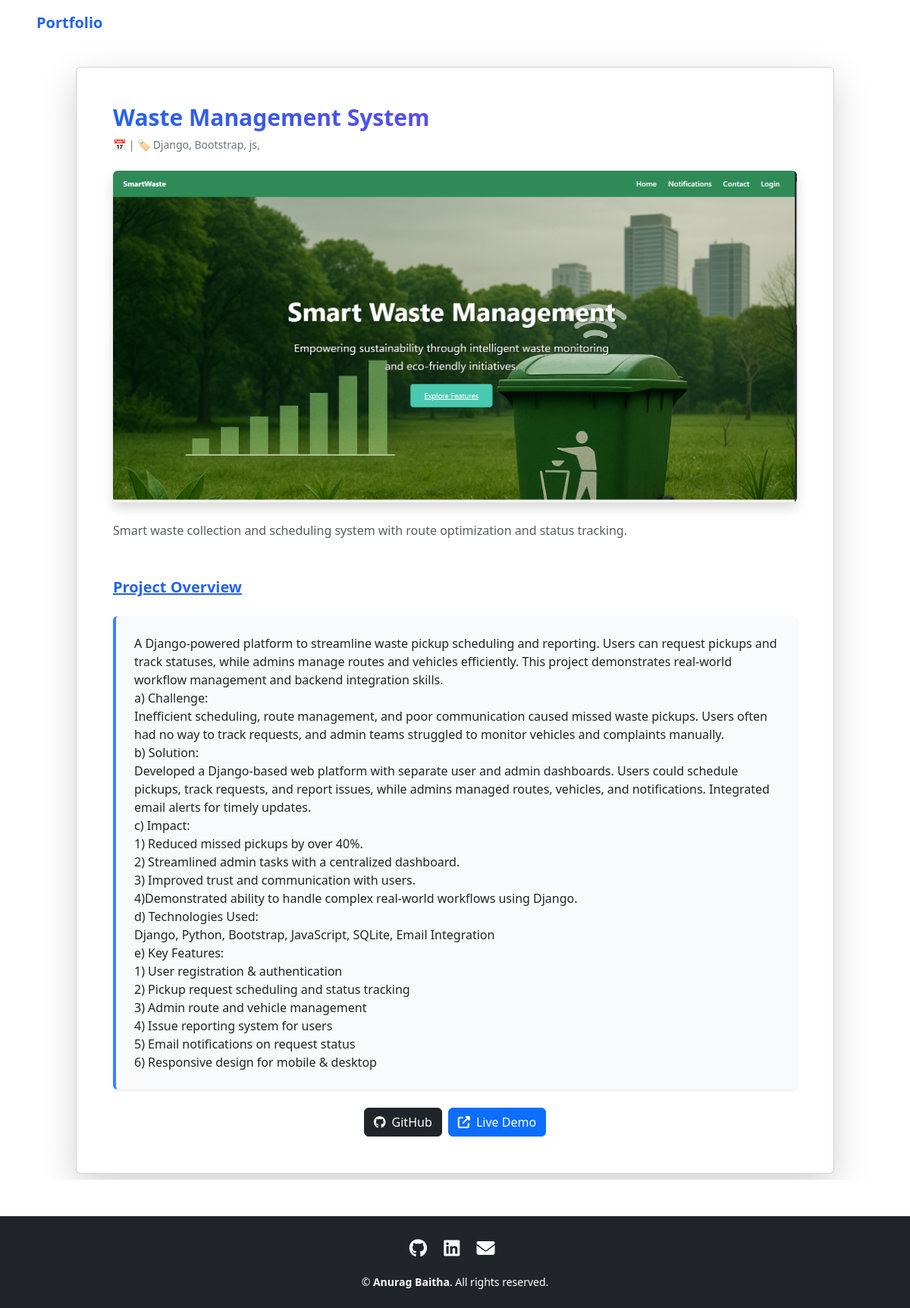
The page /projects/4/ on the database its author committed.
### Mainapp/models.py (models this page shows, shortened)
class Project(models.Model):
    title = models.CharField(max_length=100)
    description = models.TextField()
    image = models.ImageField(upload_to='project_images/', blank=True, null=True)
    github_url = models.URLField(blank=True, null=True)
    link = models.URLField(blank=True, null=True)
    tags = models.CharField(max_length=255, blank=True)

class ProjectsDetails(models.Model):
    project = models.ForeignKey(Project, on_delete=models.CASCADE, related_name="details")
    descriptions = models.TextField()

### Mainapp/views.py (the view)
# urls.py: path('projects/<int:id>/', views.project_detail, name='project_detail'),
def project_detail(request, id):
    project = get_object_or_404(Project, id=id)
    return render(request, 'project_detail.html', {'project': project})

### Mainapp/templates/project_detail.html (shortened to what this page needs)
{% extends "base.html" %}
{% block content %}
<link href="https://unpkg.com/aos@2.3.1/dist/aos.css" rel="stylesheet">
<div class="container py-2">
    <div class="card shadow-lg p-5 relative">
        <div id="project-content" class="opacity-0 transition-opacity duration-500">
            <h1 class="mb-2 text-3xl font-extrabold bg-gradient-to-r from-blue-600 to-purple-600 bg-clip-text text-transparent"
                data-aos="fade-down">
            </h1>
            <p class="text-sm text-gray-500 mb-4" data-aos="fade-down" data-aos-delay="200">
                📅 {{ project.created_at|date:"M d, Y" }}
                {% if project.tags %} | 🏷️ {{ project.tags }} {% endif %}
            </p>
            {% if project.image %}
            <img src="{{ project.image.url }}" alt="{{ project.title }}"
                 class="img-fluid rounded mb-4 shadow"
                 data-aos="zoom-in" data-aos-delay="300">
            {% endif %}
            <p class="text-muted leading-relaxed" data-aos="fade-up" data-aos-delay="400">
                {{ project.description }}
            </p>
            <h3 class="mt-5 font-bold underline text-blue-600 text-xl"
                data-aos="fade-right" data-aos-delay="500">
                Project Overview
            </h3><br>
           <div class="grid gap-6">
    {% if project.details.exists %}
        {% for detail in project.details.all %}
            <div class="p-4 border-l-4 border-blue-500 bg-gray-50 rounded shadow-sm transition hover:shadow-md
                        {% if forloop.counter|divisibleby:2 %} self-end text-right {% else %} text-left {% endif %}"
                 data-aos="fade-up" data-aos-delay="{{ forloop.counter0|add:5 }}00">
                {{ detail.descriptions|linebreaks }}
            </div>
        {% endfor %}
    {% else %}
        <p class="text-muted" data-aos="fade-up">No features added yet.</p>
    {% endif %}
</div>
            <div class="mt-4 d-flex justify-content-center gap-2">
                {% if project.github_url %}
                    <a href="{{ project.github_url }}" target="_blank" class="btn btn-dark">
                        <i class="fab fa-github me-1"></i> GitHub
                    </a>
                {% endif %}
                {% if project.link %}
                    <a href="{{ project.link }}" target="_blank" class="btn btn-primary">
                        <i class="fas fa-external-link-alt me-1"></i> Live Demo
                    </a>
                {% endif %}
            </div>
        </div>
    </div>
</div>
<link rel="stylesheet" href="https://cdnjs.cloudflare.com/ajax/libs/font-awesome/6.5.2/css/all.min.css">
{% endblock %}

### rows shown on the page
Project: tags "Django, Bootstrap, js,", image (picture), description "Smart waste collection and scheduling system with route optimization and status tracking."
ProjectsDetails: descriptions "A Django-powered platform to streamline waste pickup scheduling and reporting. Users can request pickups and track statuses, while admins manage routes and vehicles efficiently. This project demonstrates real-world workflow management and backend integration skills. a) Challenge: Inefficient scheduling, route management, and poor communication caused missed waste pickups. Users often had no way to track requests, and admin teams struggled to monitor vehicles and complaints manually. b) Solution: Developed a Django-based web platform with separate user and admin dashboards. Users could schedule pickups, track requests, and report issues, while admins managed routes, vehicles, and…"
